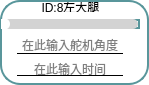
           <widget class="QFrame" name="frame_8">
            <property name="enabled">
             <bool>true</bool>
            </property>
            <property name="layoutDirection">
             <enum>Qt::LayoutDirection::RightToLeft</enum>
            </property>
            <property name="styleSheet">
             <string notr="true">* {
  background: white; /* 背景改为白色 */
  border: 2px solid #59969b; /* 使用与滑块一致的颜色 */
  border-radius: 20px;
}

</string>
            </property>
            <property name="frameShape">
             <enum>QFrame::Shape::StyledPanel</enum>
            </property>
            <property name="frameShadow">
             <enum>QFrame::Shadow::Raised</enum>
            </property>
            <widget class="QLineEdit" name="lineEdit_time8">
             <property name="geometry">
              <rect>
               <x>17</x>
               <y>61</y>
               <width>106</width>
               <height>15</height>
              </rect>
             </property>
             <property name="maximumSize">
              <size>
               <width>120</width>
               <height>15</height>
              </size>
             </property>
             <property name="styleSheet">
              <string notr="true">QLineEdit {
            border-top: none;
            border-left: none;
            border-right: none;
            border-bottom: 1px solid black;
            background-color: transparent;
        }
        
        QLineEdit:focus {
            border-bottom: 1px solid #2a70f4;
        }</string>
             </property>
             <property name="alignment">
              <set>Qt::AlignmentFlag::AlignCenter</set>
             </property>
             <property name="dragEnabled">
              <bool>false</bool>
             </property>
             <property name="placeholderText">
              <string>在此输入时间</string>
             </property>
            </widget>
            <widget class="QLineEdit" name="lineEdit_servo8">
             <property name="enabled">
              <bool>true</bool>
             </property>
             <property name="geometry">
              <rect>
               <x>17</x>
               <y>36</y>
               <width>106</width>
               <height>18</height>
              </rect>
             </property>
             <property name="maximumSize">
              <size>
               <width>120</width>
               <height>16777215</height>
              </size>
             </property>
             <property name="layoutDirection">
              <enum>Qt::LayoutDirection::LeftToRight</enum>
             </property>
             <property name="styleSheet">
              <string notr="true">QLineEdit {
            border-top: none;
            border-left: none;
            border-right: none;
            border-bottom: 1px solid black;
            background-color: transparent;
        }
        
        QLineEdit:focus {
            border-bottom: 1px solid #2a70f4;
        }</string>
             </property>
             <property name="alignment">
              <set>Qt::AlignmentFlag::AlignCenter</set>
             </property>
             <property name="placeholderText">
              <string>在此输入舵机角度</string>
             </property>
            </widget>
            <widget class="QLabel" name="label_id8">
             <property name="geometry">
              <rect>
               <x>1</x>
               <y>2</y>
               <width>139</width>
               <height>10</height>
              </rect>
             </property>
             <property name="minimumSize">
              <size>
               <width>0</width>
               <height>10</height>
              </size>
             </property>
             <property name="maximumSize">
              <size>
               <width>16777215</width>
               <height>10</height>
              </size>
             </property>
             <property name="styleSheet">
              <string notr="true">QLabel{border: none; /* 去掉控件的边框 */}
QLabel{background: none; /* 去掉控件的边框 */}</string>
             </property>
             <property name="text">
              <string>ID:8左大腿</string>
             </property>
             <property name="alignment">
              <set>Qt::AlignmentFlag::AlignCenter</set>
             </property>
            </widget>
            <widget class="QSlider" name="Slider_Servo8">
             <property name="geometry">
              <rect>
               <x>1</x>
               <y>19</y>
               <width>139</width>
               <height>10</height>
              </rect>
             </property>
             <property name="maximumSize">
              <size>
               <width>16777215</width>
               <height>10</height>
              </size>
             </property>
             <property name="layoutDirection">
              <enum>Qt::LayoutDirection::LeftToRight</enum>
             </property>
             <property name="styleSheet">
              <string notr="true">QSlider::groove:horizontal {
    border: none;
    height: 10px;
    background-color: lightgray;
    border-radius: 5px;
}

QSlider::handle:horizontal {
    width: 12px; /* 增大滑块的宽度 */
    margin: -1px 0px -1px -5px;
    border-radius: 6px; /* 也可以调整圆角半径以匹配滑块的大小 */
    background-color: white;
}

QSlider::sub-page:horizontal {
    background-color: qlineargradient(x1:0, y1:0, x2:1, y2:1, stop:0 #59969b, stop:1 #04e7fa);
    border-radius: 5px;
}
</string>
             </property>
             <property name="minimum">
              <number>0</number>
             </property>
             <property name="maximum">
              <number>240</number>
             </property>
             <property name="orientation">
              <enum>Qt::Orientation::Horizontal</enum>
             </property>
             <property name="invertedAppearance">
              <bool>false</bool>
             </property>
             <property name="tickPosition">
              <enum>QSlider::TickPosition::NoTicks</enum>
             </property>
             <property name="tickInterval">
              <number>1</number>
             </property>
            </widget>
           </widget>
